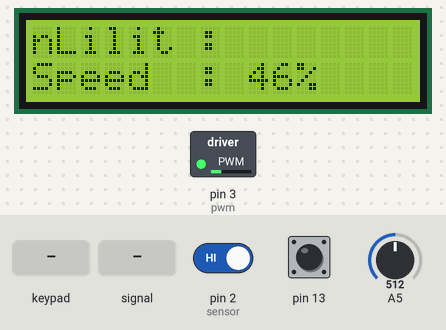
A sketch run on a simulated Arduino Uno, built for the host (arithmetic inside an expression is 32-bit, double 64-bit). Shown: 16×2 character LCD, switched loads named in the sketch (green lamp = pin HIGH). The inputs (shaded band) are chosen by the test bench; at power-on: A5 = 512, pin 2 (sensor) HIGH, pin 13 HIGH.

Above: at 2.2 s.
2.3 s: key '#' pressed
3.8 s: keypad keys 1 2 # pressed 0.4 s apart
At 5.4 s:
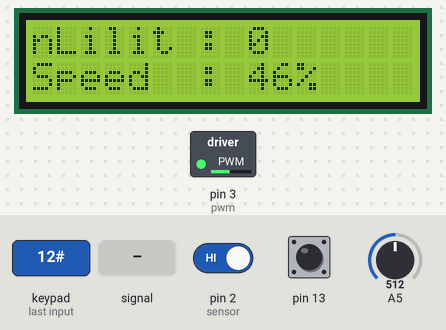
6.5 s: A5 set to 716
At 7.7 s:
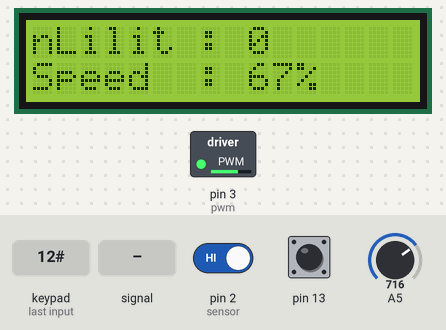
8.0 s: A5 fed a 200 Hz sine of ±255 counts around its level
At 9.69 s:
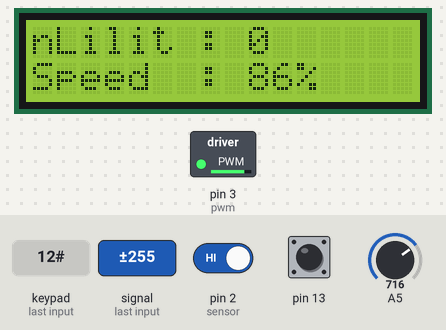
11.0 s: A5 set to 122
At 12.2 s:
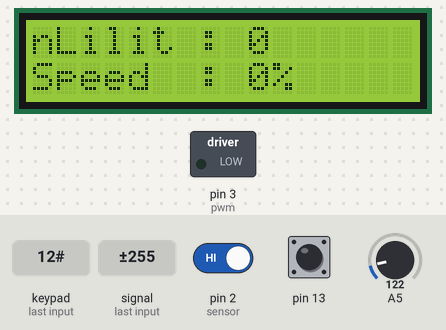
12.5 s: key '*' pressed
At 13.9 s:
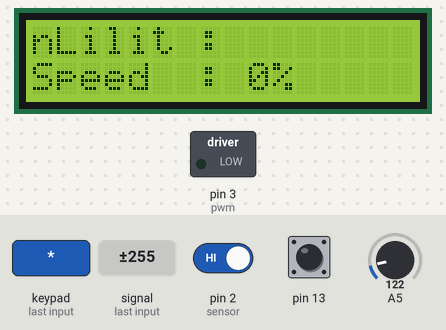
Timing chart, 0 to 15.0 s (numbered marks = the images above; inputs shaded):
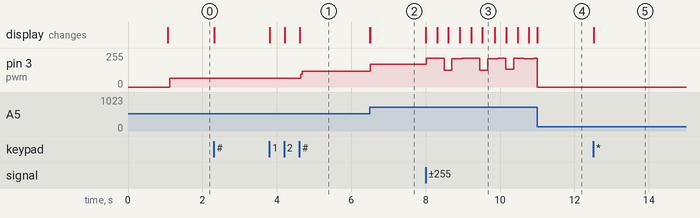

The sketch:

Windings_Controller.ino
```cpp
/*
   @Windings Controller
   @Version 1.0
   @Author Bintang W. U.
   @contanct bintang.wahyu.channel@gmail.com

   @Description
   > Mengatur kecepatan putaran motor dan counter jumlah lilitan pada jangkar/kern
   > Singel MOSFET Driver IRF540
   > Keypad 4x3 Keypad.h
   > LCD Alphanumeric 16x2 (non-I2c) LiquidCrystal.h
   #
*/

#include <LiquidCrystal.h>
#include <Keypad.h>

#define ROWS       4
#define COLS       3
uint8_t rowPins[ROWS] = {12, 11, A0, A1};
uint8_t colPins[COLS] = {A2, A3, A4};

char keys[ROWS][COLS] = {
  {'1', '2', '3'},
  {'4', '5', '6'},
  {'7', '8', '9'},
  {'*', '0', '#'}
};

LiquidCrystal       lcd(9, 8, 7, 6, 5, 4);
Keypad              keypad(makeKeymap(keys), rowPins, colPins, ROWS, COLS);

#define potensio    A5
#define sensor      2
#define pwm         3

uint8_t cnt, menu = 0, speed;
uint16_t nLilit, pulse;
bool run = false, status = false, pause = false;
char key;
String temp = "";

float adcFilter (uint16_t adcIn, uint8_t n);
void testRoll(bool run = false);

void setup() {
  Serial.begin(115200);
  lcd.begin(16, 2);

  keypad.addEventListener(keypadEvent);
  attachInterrupt(digitalPinToInterrupt(sensor), count, FALLING);

  pinMode(pwm, OUTPUT);
  pinMode(sensor, INPUT_PULLUP);
  pinMode(13, INPUT_PULLUP);

  lcd.setCursor(0, 0);
  lcd.print("Windings Control");
  lcd.setCursor(0, 1);
  lcd.print("Version 1.0     ");
  delay(1000); lcd.clear();

}

void loop() {
  key = keypad.getKey();
  speed = map((int)adcFilter(potensio, 20), 70, 1022, 0, 100);
  if (speed <= 10)
    speed = 0;

  if (digitalRead(13) == HIGH)
    testRoll(true);
  else
    testRoll(false);

  if (run) {
    attachInterrupt(digitalPinToInterrupt(sensor), count, FALLING);
    analogWrite(pwm, map(speed, 0, 100, 0, 255));

    lcd.setCursor(0, 0);
    lcd.print("nLilit : " + (String)pulse + " ");
    lcd.setCursor(0, 1);
    lcd.print("Speed  : " + (String)speed + "% ");

    if (pulse >= nLilit) {
      lcd.clear();
      run = false;
    }
  }
  else {
    detachInterrupt(digitalPinToInterrupt(sensor));

    if (key >= '0' and key <= '9') {
      temp += key;
      nLilit = temp.toInt();
    }
    lcd.setCursor(0, 0);
    lcd.print("nLilit : " + temp + " ");
    //analogWrite(pwm, map(speed, 0, 100, 0, 255));
    lcd.setCursor(0, 1);
    lcd.print("Speed  : " + (String)speed + "% ");

    testRoll(status);
  }


}

void count() {
  pulse++;
}

float adcFilter (uint16_t adcIn, uint8_t n) {
  float adcValue, adcBuff[n];
  int adcCnt;

  for (adcCnt = 0; adcCnt <= n; adcCnt++)
    adcBuff[adcCnt] = analogRead(adcIn);

  adcValue = 0;
  for (adcCnt = 0; adcCnt < 20; adcCnt++)
    adcValue += adcBuff[adcCnt];

  adcValue = (adcValue / n);
  return adcValue;
}

void testRoll(bool run) {
  if (run)
    analogWrite(pwm, map(speed, 0, 100, 0, 255));
  else
    analogWrite(pwm, 0);
}

void playRoll() {

}

void clear() {
  temp = "";
  nLilit = 0;
  lcd.clear();
}

void keypadEvent(KeypadEvent key) {
  switch (keypad.getState()) {
    case PRESSED  :
      if (key == '*') {
        clear();
      }
      else if (key == '#') {
        pulse = 0;
        run = true;
        lcd.clear();
      }
      break;

    case HOLD     :
      if (key == '#')
        status = true;
      break;

    case RELEASED :
      if (key == '#')
        status = false;
      break;
  }
}
```

Measured:
- after the input at 3.8 s, pin 3 (pwm): 64/255 → 117/255 after 0.84 s; the display: first changes at once (image 1 shows a later state)
- after the input at 6.5 s, pin 3 (pwm): 117/255 → 170/255 at once; the display: first changes at once (image 2 shows a later state)
- after the input at 8.0 s, pin 3 (pwm): 170/255 → 216/255 at once, → 127/255 0.48 s later, → 211/255 0.21 s later, → 216/255 0.27 s later, … (11 changes in this stretch); the display: first changes at once (image 3 shows a later state)
- after the input at 12.5 s, the display: first changes at once (image 5 shows a later state)
